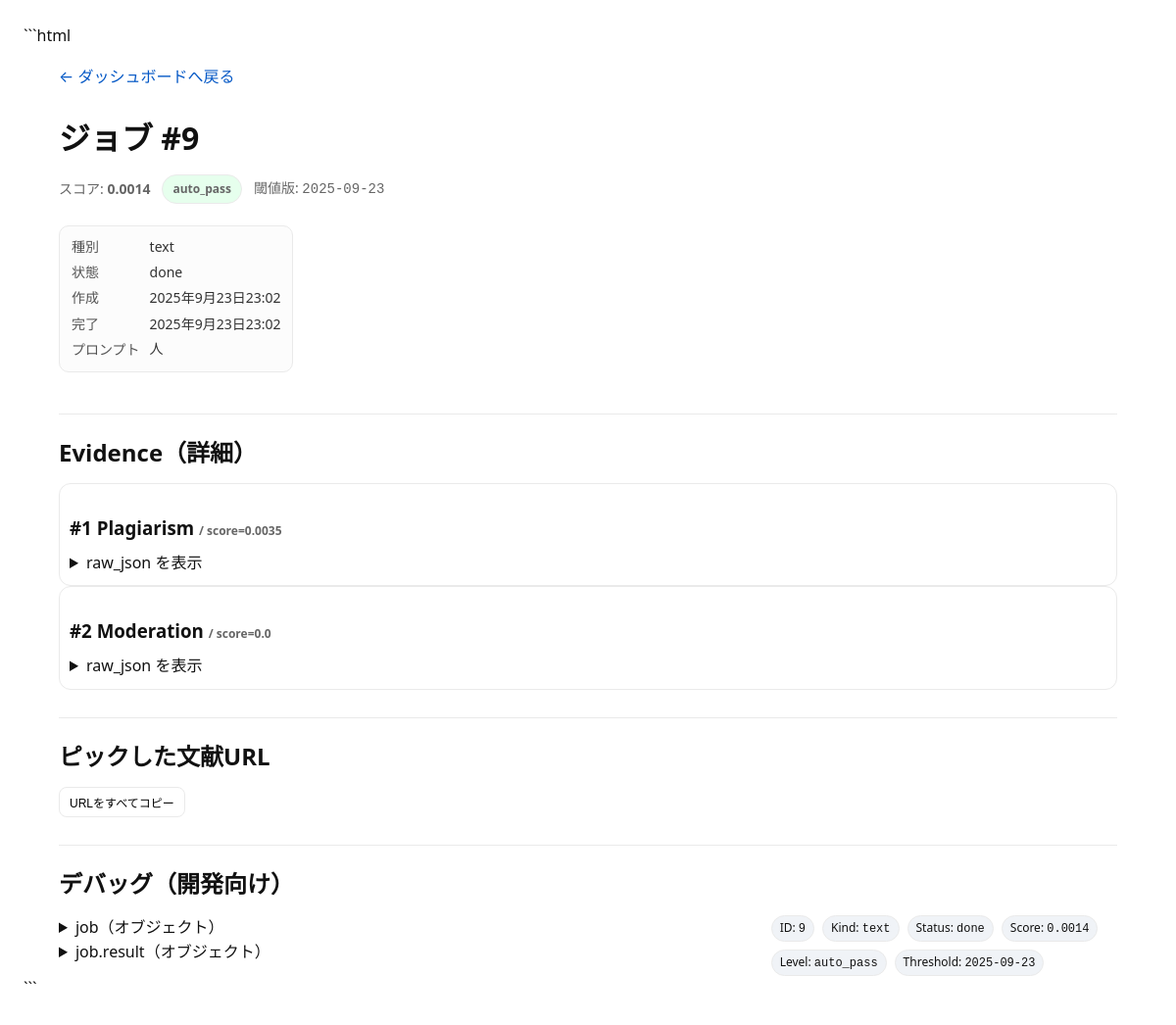
Screenshot of /job/9/ with the database file from the repository.
### core/models.py (models this page shows)
class CheckJob(models.Model):
    KIND_CHOICES = [("image","image"),("text","text")]
    STATUS = [("pending","pending"),("running","running"),("done","done"),("rejected","rejected")]
    user = models.ForeignKey(User, on_delete=models.PROTECT, null=True, blank=True)
    kind = models.CharField(max_length=8, choices=KIND_CHOICES)
    status = models.CharField(max_length=10, choices=STATUS, default="pending")
    prompt_text = models.TextField(blank=True)
    tool_name = models.CharField(max_length=50, blank=True)
    created_at = models.DateTimeField(auto_now_add=True)
    finished_at = models.DateTimeField(null=True, blank=True)

class CheckResult(models.Model):
    job = models.OneToOneField(CheckJob, on_delete=models.CASCADE, related_name="result")
    risk_score_total = models.FloatField()
    risk_level = models.CharField(max_length=12)
    decision = models.CharField(max_length=16)
    threshold_version = models.CharField(max_length=32)

class Evidence(models.Model):
    job = models.ForeignKey(CheckJob, on_delete=models.CASCADE, related_name="evidences")
    source = models.CharField(max_length=32)
    raw_json = models.JSONField(default=dict)
    score_numeric = models.FloatField()
    label = models.CharField(max_length=64, blank=True)
    url = models.TextField(blank=True)

### core/views.py (the view)
# urls.py: path("job/<int:job_id>/", views.job_detail_view, name="job_detail"),  # �ǉ�
def job_detail_view(request, job_id: int):
    job = get_object_or_404(CheckJob.objects.select_related("result"), id=job_id)
    evidences = job.evidences.all().order_by("id")
    simimgs = job.similar_images.all().order_by("rank")
    return render(
        request,
        "core/job_detail.html",
        {
            "job": job,
            "evidences": evidences,
            "simimgs": simimgs,
        },
    )

### core/templates/core/job_detail.html (shortened to what this page needs)
<!doctype html>
<html lang="ja">
<head>
</head>
<body>
<header>
  <p class="backlink"><a href="/dashboard/">← ダッシュボードへ戻る</a></p>
  <h1>ジョブ #{{ job.id }}</h1>
  {% if job.result %}
    <div class="meta">
      <span>スコア: <strong>{{ job.result.risk_score_total }}</strong></span>
      <span class="badge lv-{{ job.result.risk_level }}">{{ job.result.risk_level }}</span>
      <span>閾値版: <span class="mono">{{ job.result.threshold_version }}</span></span>
    </div>
  {% endif %}
  <dl class="kv">
    <dt>種別</dt><dd>{{ job.kind }}</dd>
    <dt>状態</dt><dd>{{ job.status }}</dd>
    {% if job.created_at %}<dt>作成</dt><dd>{{ job.created_at }}</dd>{% endif %}
    {% if job.finished_at %}<dt>完了</dt><dd>{{ job.finished_at }}</dd>{% endif %}
    {% if job.prompt_text %}<dt>プロンプト</dt><dd class="mono">{{ job.prompt_text }}</dd>{% endif %}
  </dl>
</header>
<section>
  <h2>Evidence（詳細）</h2>
  {% for e in evidences %}
    <article class="card">
      <h3>#{{ forloop.counter }} {{ e.source }} <span class="muted">/ score={{ e.score_numeric }}</span></h3>
      {% if e.raw_json %}
        <details>
          <summary>raw_json を表示</summary>
        </details>
      {% endif %}
    </article>
  {% empty %}
    <p>Evidence はありません。</p>
  {% endfor %}
</section>
{% if job.kind == "text" %}
<section>
  <h2>ピックした文献URL</h2>
  <div class="urls-actions">
    <button class="btn" type="button" onclick="copyUrls('text-refs')">URLをすべてコピー</button>
  </div>
</section>
{% endif %}
<section>
  <h2>デバッグ（開発向け）</h2>
  <div class="two-col">
    <div>
      <details>
        <summary>job（オブジェクト）</summary>
      </details>
      {% if job.result %}
      <details>
        <summary>job.result（オブジェクト）</summary>
      </details>
      {% endif %}
    </div>
    <div>
      <div class="chips">
        <span class="chip">ID: <span class="mono">{{ job.id }}</span></span>
        <span class="chip">Kind: <span class="mono">{{ job.kind }}</span></span>
        <span class="chip">Status: <span class="mono">{{ job.status }}</span></span>
        {% if job.result %}
          <span class="chip">Score: <span class="mono">{{ job.result.risk_score_total }}</span></span>
          <span class="chip">Level: <span class="mono">{{ job.result.risk_level }}</span></span>
          <span class="chip">Threshold: <span class="mono">{{ job.result.threshold_version }}</span></span>
        {% endif %}
      </div>
    </div>
  </div>
</section>
</body>
</html>

### core/templates/core/job_detail.html (style rules this page uses)
:root { --border:#eaeaea; --muted:#666; --bg:#f7f7f7; --badge-auto-pass:#e6ffed; --badge-manual-review:#fff8db; --badge-auto-block:#ffe6e6; --chip:#f0f3f7; }
* { box-sizing:border-box }
body { font-family: system-ui, -apple-system, Segoe UI, Roboto, "Helvetica Neue", Arial, "Noto Sans JP", "Hiragino Kaku Gothic ProN", Meiryo, sans-serif; margin: 24px; line-height: 1.6; color: #111; }
a { color:#0659c6;text-decoration:none }
header, section { max-width: 1080px; margin: 0 auto; }
.backlink { margin-bottom:16px;display:inline-block }
h1 { margin: 8px 0 12px }
h2 { margin: 28px 0 12px; border-top: 1px solid var(--border); padding-top: 20px }
h3 { margin: 20px 0 8px }
.meta { display:flex; flex-wrap:wrap; gap:8px 12px; align-items:center; color: var(--muted); font-size: 14px; margin-bottom: 8px; }
.badge { display:inline-block; padding:4px 10px; border-radius:999px; font-size:12px; font-weight:600; border:1px solid var(--border); }
.lv-auto_pass { background:var(--badge-auto-pass) }
.kv { display:inline-grid; grid-template-columns:auto auto; gap: 4px 10px; font-size: 14px; color: #333; background: #fcfcfc; padding: 10px 12px; border: 1px solid var(--border); border-radius: 10px; }
.kv dt { color:#555 }
.kv dd { margin:0 }
.card { border:1px solid var(--border); border-radius:12px; padding:10px; background:#fff; }
.muted { color:var(--muted);font-size:12px }
.mono { font-family: ui-monospace, SFMono-Regular, Menlo, Monaco, Consolas, "Liberation Mono", "Noto Sans Mono", monospace; }
.chips { display:flex;flex-wrap:wrap;gap:8px }
.chip { background:var(--chip);border:1px solid var(--border);padding:2px 8px;border-radius:999px;font-size:12px }
.urls-actions { display:flex;gap:8px;margin:8px 0 0 }
.btn { appearance:none;border:1px solid var(--border);background:#fff;border-radius:8px; padding:6px 10px;cursor:pointer;font-size:12px }
.two-col { display:grid;grid-template-columns:2fr 1fr;gap:20px }
details summary { cursor:pointer; user-select:none }

### rows the page displays
CheckJob: id "9", result.risk_score_total "0.0014", result.risk_level "auto_pass", result.threshold_version "2025-09-23", kind "text", status "done", created_at "2025年9月23日23:02", finished_at "2025年9月23日23:02", prompt_text "人"
Evidence: source "Plagiarism", score_numeric "0.0035"
Evidence: source "Moderation", score_numeric "0.0"
